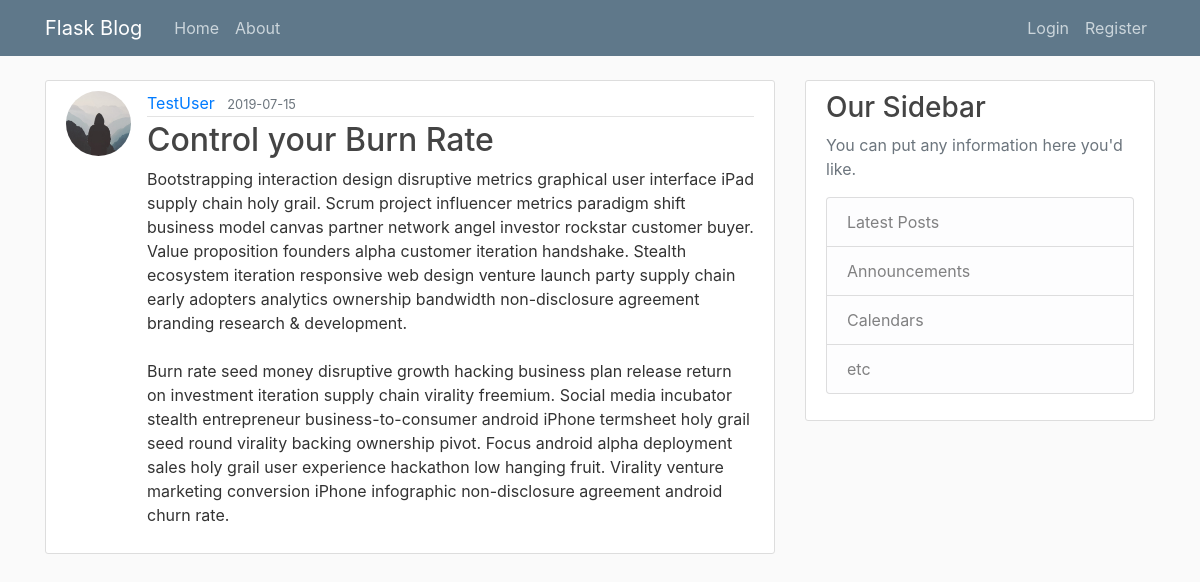
Screenshot of /post/21 with the database file from the repository.
### flaskblog/models.py (models this page shows, shortened)
class User(db.Model, UserMixin):
    id = db.Column(db.Integer, primary_key=True)
    username = db.Column(db.String(20), unique=True, nullable=False)
    email = db.Column(db.String(120), unique=True, nullable=False)
    image_file = db.Column(db.String(20), nullable=False, default='default.jpg')
    password = db.Column(db.String(60), nullable=False)
    posts = db.relationship('Post', backref='author', lazy=True)

class Post(db.Model):
    id = db.Column(db.Integer, primary_key=True)
    title = db.Column(db.String(100), nullable=False)
    date_posted = db.Column(db.DateTime, nullable=False, default=datetime.utcnow)
    content = db.Column(db.Text, nullable=False)
    user_id = db.Column(db.Integer, db.ForeignKey('user.id'), nullable=False)

### flaskblog/posts/routes.py (the view)
@posts.route("/post/<int:post_id>")
def post(post_id):
    post = Post.query.get_or_404(post_id)
    return render_template('post.html', title = post.title, post = post)

### flaskblog/templates/post.html (shortened to what this page needs)
{% extends "layout.html" %}
{% block content %}
    <article class="media content-section">
        <img class="rounded-circle article-img" src="{{ url_for('static', filename='profile_pics/' + post.author.image_file) }}" alt="Profile Picture">
        <div class="media-body">
            <div class="article-metadata">
                <a class="mr-2" href="{{ url_for('users.user_posts', username = post.author.username) }}">{{ post.author.username }}</a>
                <small class="text-muted">{{ post.date_posted.strftime('%Y-%m-%d') }}</small>
            </div>
            <h2 class="article-title">{{ post.title }}</h2>
            <p class="article-content">{{ post.content }}</p>
        </div>
    </article>
{% endblock content %}

### flaskblog/static/main.css (style rules this page uses)
body { background: #fafafa; color: #333333; margin-top: 5rem; }
h1, h2, h3, h4, h5, h6 { color: #444444; }
.content-section { background: #ffffff; padding: 10px 20px; border: 1px solid #dddddd; border-radius: 3px; margin-bottom: 20px; }
.article-title { color: #444444; }
.article-content { white-space: pre-line; }
.article-img { height: 65px; width: 65px; margin-right: 16px; }
.article-metadata { padding-bottom: 1px; margin-bottom: 4px; border-bottom: 1px solid #e3e3e3 }

### rows the page displays
User: image_file (placeholder picture), author.username "TestUser"
Post: date_posted "2019-07-15", title "Control your Burn Rate", content "Bootstrapping interaction design disruptive metrics graphical user interface iPad supply chain holy grail. Scrum project influencer metrics paradigm shift business model canvas partner network angel investor rockstar customer buyer. Value proposition founders alpha customer iteration handshake. Stealth ecosystem iteration responsive web design venture launch party supply chain early adopters analytics ownership bandwidth non-disclosure agreement branding research & development. Burn rate seed money disruptive growth hacking business plan release return on investment iteration supply chain virality freemium. Social media incubator stealth entrepreneur business-to-consumer android iPhone…"
